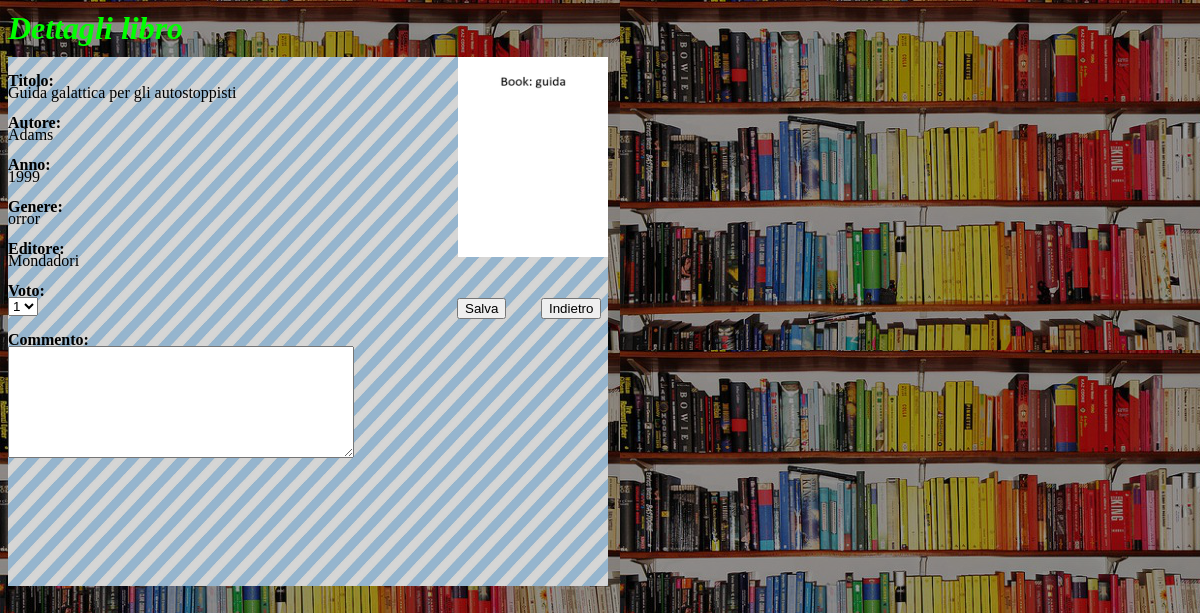
The app's page /visualizza_libro.php?ISBN=9788804464631 (signed in) with its own data.
### tables this page shows
CREATE TABLE `commenti` (
  `id` varchar(45) NOT NULL,
  `isbn` varchar(13) NOT NULL,
  `commento` varchar(200) DEFAULT NULL,
  `voto` int(11) DEFAULT NULL,
  PRIMARY KEY (`id`,`isbn`),
  KEY `isbn_idx` (`isbn`),
  CONSTRAINT `id` FOREIGN KEY (`id`) REFERENCES `utenti` (`ID`) ON DELETE CASCADE ON UPDATE NO ACTION,
  CONSTRAINT `isbn` FOREIGN KEY (`isbn`) REFERENCES `libri` (`isbn`) ON DELETE CASCADE ON UPDATE NO ACTION
);

CREATE TABLE `libri` (
  `isbn` varchar(13) NOT NULL,
  `titolo` varchar(45) DEFAULT NULL,
  `autore` varchar(45) DEFAULT NULL,
  `editore` varchar(45) DEFAULT NULL,
  `anno` int(11) DEFAULT NULL,
  `genere` enum('orror','fantasy','romantico','giallo','avventura','fumetto') DEFAULT NULL,
  `url_img` varchar(45) DEFAULT NULL,
  `timestamp_libro` timestamp NULL DEFAULT CURRENT_TIMESTAMP,
  PRIMARY KEY (`isbn`)
);

### visualizza_libro.php (the view, shortened to what this page needs)
<?PHP
$user_id=$_SESSION['user'];
?>
<!DOCTYPE HTML PUBLIC "-//W3C//DTD HTML 4.01//EN"
"http://www.w3.org/TR/html4/strict.dtd">
<html lang="it">
<head>
	<link rel="stylesheet" type="text/css" media="screen" href="./css/style_screen.css">
</head>
<body>
	<h1 class="titoli">Dettagli libro</h1>
	<div class="campi">
		<?php
		if (isset($_GET['s']))
		{
			$result=null;
			if (strcmp($_SESSION['user'], $_GET['s'])!=0)
			{
				$query = mysql_query("select * from suggeriti, libri, commenti
 where id1='".$_GET['s']."' and id2='".$user_id."' and isbn_libro=".$_GET['ISBN']." and suggeriti.isbn_libro=libri.isbn
 and commenti.id='".$_GET['s']."' and commenti.isbn=suggeriti.isbn_libro") or die(mysql_error());
				$result = mysql_fetch_array($query);
			}
			if ($result == null)
			{
				$query=mysql_query("select * from libri where isbn=".$_GET['ISBN']) or die(mysql_error());
				$result=mysql_fetch_array($query);
			}
			echo '<img class="box_laterale"  src="'.$result["url_img"].'" alt="isbn: '.$result["isbn"].'">
				<p class="p_contrasto2 p_bold p_no_interlinea">Titolo:</p><p class="i_no_interlinea">'.$result["titolo"].'</p>
				<p class="p_contrasto2 p_bold p_no_interlinea">Autore:</p><p class="i_no_interlinea">'.$result["autore"].'</p>
				<p class="p_contrasto2 p_bold p_no_interlinea">Anno:</p><p class="i_no_interlinea">'.$result["anno"].'</p>
				<p class="p_contrasto2 p_bold p_no_interlinea">Genere:</p><p class="i_no_interlinea">'.$result["genere"].'</p>
				<p class="p_contrasto2 p_bold p_no_interlinea">Editore:</p><p class="i_no_interlinea">'.$result["editore"].'</p>';
			if (isset($result["voto"]))
			{
				echo '<p class="p_contrasto2 p_bold p_no_interlinea">Voto:</p><p class="i_no_interlinea">'.$result["voto"].'</p>';
				if (strlen($result["commento"]) > 0)
					echo '<p class="p_contrasto2 p_bold p_no_interlinea">Commento:</p><p class="i_no_interlinea">'.$result["commento"].'</p>';
			}
		}
		else
		{
			$query = mysql_query("select * from libri, commenti where libri.isbn=commenti.isbn and libri.isbn=".$_GET['ISBN']." and id='".$user_id."'") or die(mysql_error());
			if (mysql_num_rows($query) > 0)
			{
				$result = mysql_fetch_array($query);
				echo '<img class="box_laterale"  src="'.$result["url_img"].'" alt="isbn: '.$result["isbn"].'">
					<p class="p_contrasto2 p_bold p_no_interlinea">Titolo:</p><p class="i_no_interlinea">'.$result["titolo"].'</p>
					<p class="p_contrasto2 p_bold p_no_interlinea">Autore:</p><p class="i_no_interlinea">'.$result["autore"].'</p>
					<p class="p_contrasto2 p_bold p_no_interlinea">Anno:</p><p class="i_no_interlinea">'.$result["anno"].'</p>
					<p class="p_contrasto2 p_bold p_no_interlinea">Genere:</p><p class="i_no_interlinea">'.$result["genere"].'</p>
					<p class="p_contrasto2 p_bold p_no_interlinea">Editore:</p><p class="i_no_interlinea">'.$result["editore"].'</p>';
				if(($result["voto"]==0) || ($result["commento"]==""))
				{
					echo '<form method="post" action="home.php" name="salva_commento">';
					if ($result["voto"]==0)
						echo '<p class="p_contrasto2 p_bold p_no_interlinea" id="v_n">Voto:</p><p class="i_no_interlinea"><select name="votazione">
  							<option value="1_'.$_GET['ISBN'].'" selected="selected">1</option>
  							<option value="2_'.$_GET['ISBN'].'">2</option>
  							<option value="3_'.$_GET['ISBN'].'">3</option>
  							<option value="4_'.$_GET['ISBN'].'">4</option>
							<option value="5_'.$_GET['ISBN'].'">5</option>
							</select></p>';
					else
						echo '<p class="p_contrasto2 p_bold p_no_interlinea">Voto:</p><p class="i_no_interlinea">'.$result["voto"].'</p>';
					if ($result["commento"]=="")
						echo '<p class="p_contrasto2 p_bold p_no_interlinea" id="c_n">Commento:</p><p id="nascosto">'.$_GET['ISBN'].'</p>
							<p class="p_inline p_no_interlinea"><textarea name="commento" cols=40 rows=6 class="no_resize"></textarea></p><p class="errore p_inline" id="err_commento"></p>';
					echo '<p class="bottone3 p_inline p_no_interlinea"><input type="button" value="Salva" onclick="controlla_commento()"></p>
						</form>';
				}
				else
					echo '<p class="p_contrasto2 p_bold p_no_interlinea">Voto:</p><p class="i_no_interlinea">'.$result["voto"].'</p>
						<p class="p_bold p_contrasto2 p_no_interlinea">Commento:</p><p class="i_no_interlinea">'.$result["commento"].'</p>';
			}
		}
		if (isset($_GET['s']) && strcmp($user_id, $_GET['s'])==0)
			echo '<form action="./libreria.php">';
		else
			echo '<form action="./home.php">';
	    	echo '<p class="p_inline p_no_interlinea bottone"><input type="submit" value="Indietro"></p></form>';
		?>
	</div>
</body>
</html>

### css/style_screen.css (style rules this page uses)
body { background: black; color: white; background-image: url(../img_sistema/arcobaleno.png); }
h1 { font-weight: bold; line-height: 14px; font-family: Comic, cursive; font-variant: normal; font-style: italic; }
form { width: inherit; }
.box_laterale { float: right; width: 150px; height: 200px; }
.campi { width: 600px; height: 529px; line-height: 12px; float: left; color: black; background-color: yellow; background-image: url(../img_sistema/righe.png); }
.bottone { position: absolute; top: 280px; left: 541px; }
.bottone3 { position: absolute; top: 280px; left: 457px; }
.p_bold { font-weight: bold; }
.p_no_interlinea { margin-bottom: 0px; margin-top: 18px; }
.i_no_interlinea { margin-bottom: 0px; margin-top: 0px; }
.p_inline { display: inline; }
.titoli { color: #00FF00; font-family: Comic, cursive; }
.no_resize { max-width: 340px; max-height: 106px; min-width: 340px; min-height: 106px; }

### records on screen
commenti: isbn.url_img (picture), isbn.titolo "Guida galattica per gli autostoppisti", isbn.autore "Adams", isbn.anno "1999", isbn.genere "orror", isbn.editore "Mondadori"
